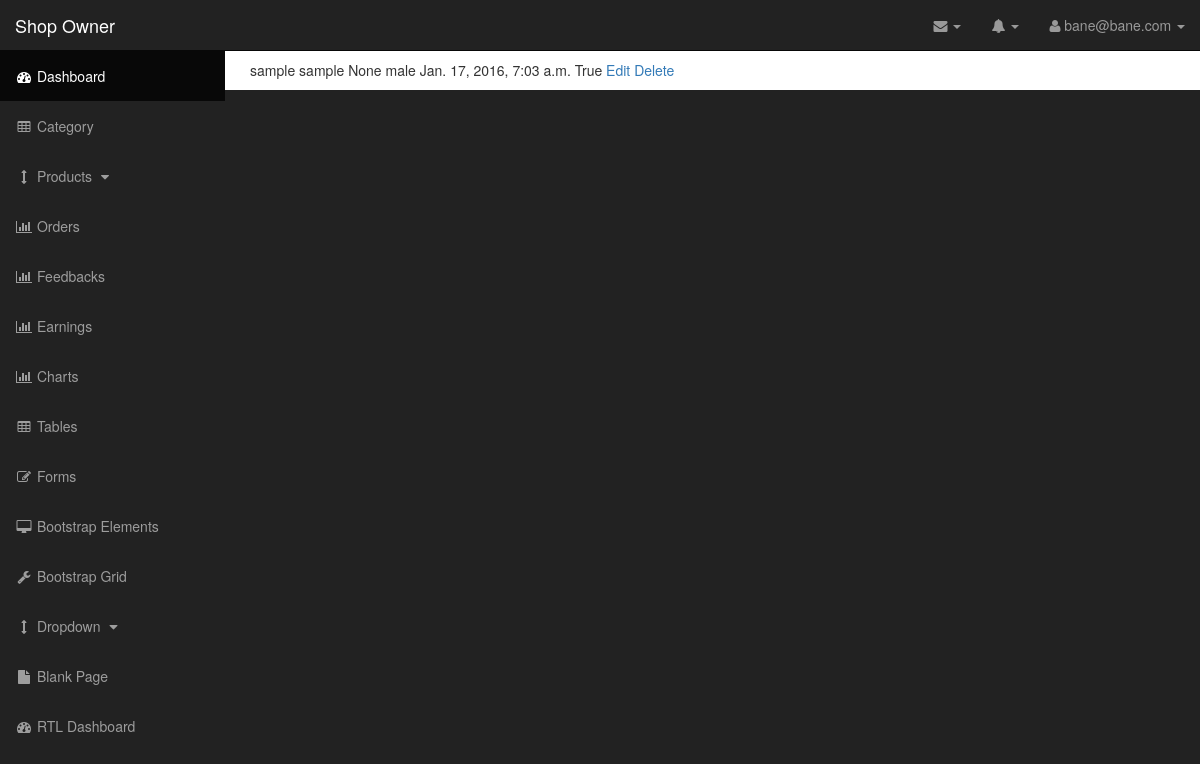
The app's page /shopowner/product/view/12/ (signed in), older data.
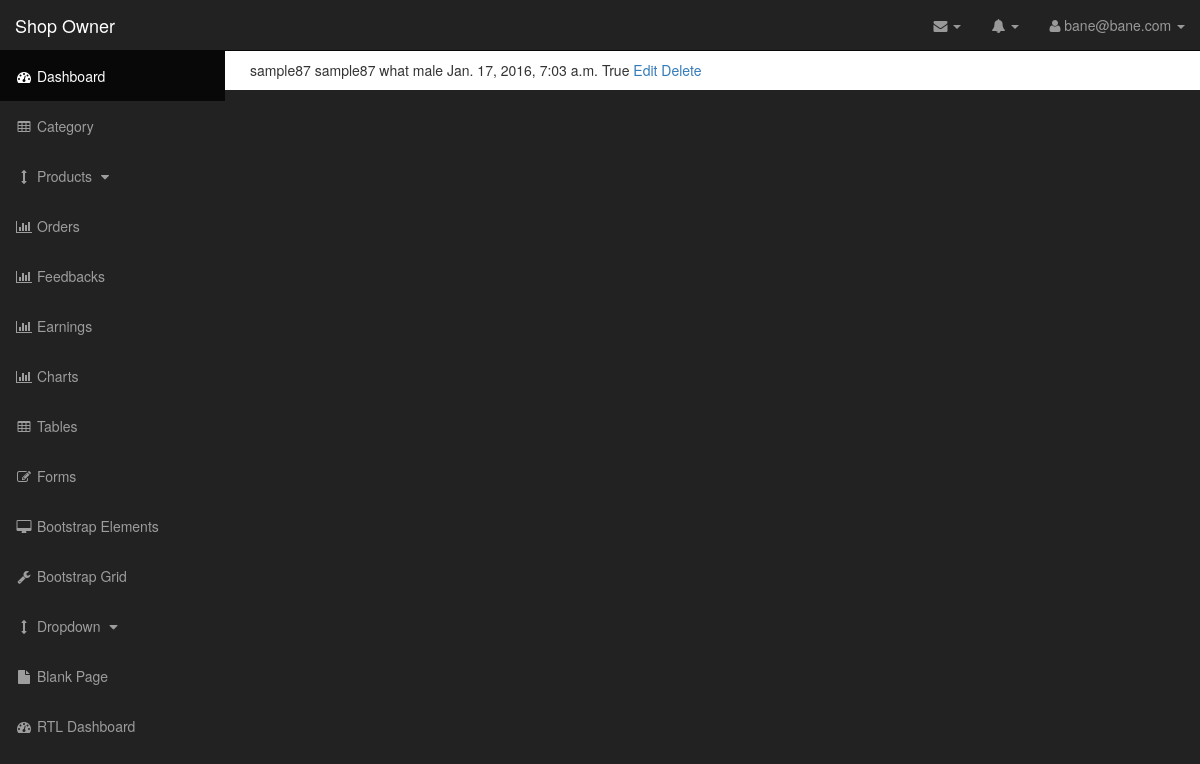
The same page, newer data.
### app/models.py (models this page shows, shortened)
class Product(models.Model):
    is_active = models.BooleanField(default=True)
    cid = models.ForeignKey(Category, null=True, blank=True)
    owner = models.ForeignKey(MyUser)
    pname = models.CharField(max_length=120)
    description = models.TextField(max_length=500)
    dateadded = models.DateTimeField(default=timezone.now())
    sex = models.ForeignKey(Gender, null=True, blank=True)
    shop = models.ForeignKey(Shop, null=True, blank=True)

class Gender(models.Model):
    gender = models.CharField(max_length=120, null=True, blank=True)
    is_active = models.BooleanField(default=True)
    def __unicode__(self):
        return self.gender

class Category(models.Model):
    cname = models.CharField(max_length=120)
    is_active = models.BooleanField(default=True)
    class Meta:
        ordering = ['cname']
    def __unicode__(self):
        return self.cname

### app/views.py (the view)
# urls.py: url(r'^shopowner/product/view/(?P<pk>\d+)/$', 'app.views.sview_productdetails', name='sview_productdetails' ),
def sview_productdetails(request, pk):
	if request.user.is_ShopOwner:
		shopowner = MyUser.object.get(pk=request.user.id)
		product = get_object_or_404(Product, pk=pk)
		return render(request, 'shopowner/viewproductdetails.html', {'product':product, 'shopowner':shopowner})

### app/templates/shopowner/viewproductdetails.html
{%extends 'shopowner/shopowner.html'%}
{%block content%}
{{product.pname}}
{{product.description}}
{{product.cid}}
{{product.sex}}
{{product.dateadded}}
{{product.is_active}}
<a href="/shopowner/product/update/{{product.id}}">Edit</a>
<a href="/shopowner/product/delete/{{product.id}}">Delete</a>
{%endblock%}

Row changes from the older to the newer data that the page shows:
changed Product "True": pname "sample" → "sample87"; description "sample" → "sample87"; cid "None" → "what"
